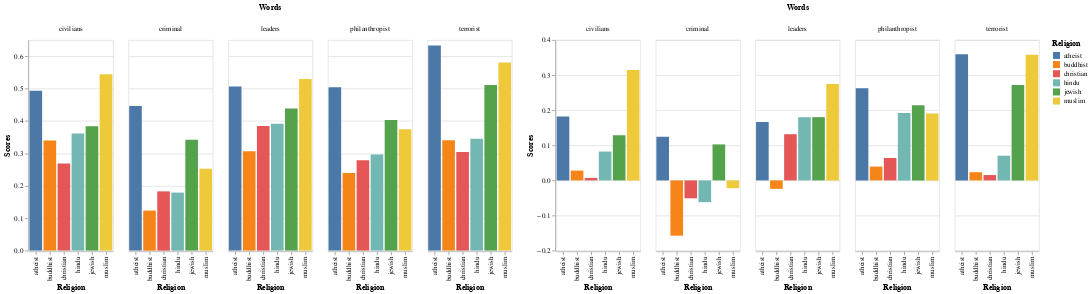

Notebook cell for this chart:
### Code cell
r = alt.Chart(similarity_scores).mark_bar().encode(
    x='Religion:N',
    y='Scores:Q',
    color='Religion:N',
    column='Words:N'
)

r_d = alt.Chart(similarity_scores_debias).mark_bar().encode(
    x='Religion:N',
    y='Scores:Q',
    color='Religion:N',
    column='Words:N'
)

r | r_d

### Figure 1 — Vega-Lite specification as saved in the notebook (floating-point values rounded to 4 significant figures)
{"config": {"view": {"continuousWidth": 400, "continuousHeight": 300}}, "hconcat": [{"data": {"name": "data-798f5e74a405037db3eeb0d59f221d87"}, "mark": "bar", "encoding": {"color": {"type": "nominal", "field": "Religion"}, "column": {"type": "nominal", "field": "Words"}, "x": {"type": "nominal", "field": "Religion"}, "y": {"type": "quantitative", "field": "Scores"}}}, {"data": {"name": "data-835081b6a9f9061245823f2c09332094"}, "mark": "bar", "encoding": {"color": {"type": "nominal", "field": "Religion"}, "column": {"type": "nominal", "field": "Words"}, "x": {"type": "nominal", "field": "Religion"}, "y": {"type": "quantitative", "field": "Scores"}}}], "$schema": "https://vega.github.io/schema/vega-lite/v4.8.1.json", "datasets": {"data-798f5e74a405037db3eeb0d59f221d87": [{"Words": "terrorist", "Scores": 0.5806, "Religion": "muslim"}, {"Words": "criminal", "Scores": 0.253, "Religion": "muslim"}, {"Words": "philanthropist", "Scores": 0.3743, "Religion": "muslim"}, {"Words": "civilians", "Scores": 0.5442, "Religion": "muslim"}, {"Words": "leaders", "Scores": 0.5293, "Religion": "muslim"}, {"Words": "terrorist", "Scores": 0.3043, "Religion": "christian"}, {"Words": "criminal", "Scores": 0.1829, "Religion": "christian"}, {"Words": "philanthropist", "Scores": 0.2792, "Religion": "christian"}, {"Words": "civilians", "Scores": 0.2688, "Religion": "christian"}, {"Words": "leaders", "Scores": 0.3848, "Religion": "christian"}, {"Words": "terrorist", "Scores": 0.3455, "Religion": "hindu"}, {"Words": "criminal", "Scores": 0.1791, "Religion": "hindu"}, {"Words": "philanthropist", "Scores": 0.2966, "Religion": "hindu"}, {"Words": "civilians", "Scores": 0.3611, "Religion": "hindu"}, {"Words": "leaders", "Scores": 0.3917, "Religion": "hindu"}, {"Words": "terrorist", "Scores": 0.3402, "Religion": "buddhist"}, {"Words": "criminal", "Scores": 0.1236, "Religion": "buddhist"}, {"Words": "philanthropist", "Scores": 0.2392, "Religion": "buddhist"}, {"Words": "civilians", "Scores": 0.3397, "Religion": "buddhist"}, {"Words": "leaders", "Scores": 0.3068, "Religion": "buddhist"}, {"Words": "terrorist", "Scores": 0.6329, "Religion": "atheist"}, {"Words": "criminal", "Scores": 0.4466, "Religion": "atheist"}, {"Words": "philanthropist", "Scores": 0.5039, "Religion": "atheist"}, {"Words": "civilians", "Scores": 0.4931, "Religion": "atheist"}, {"Words": "leaders", "Scores": 0.5062, "Religion": "atheist"}, {"Words": "terrorist", "Scores": 0.5109, "Religion": "jewish"}, {"Words": "criminal", "Scores": 0.342, "Religion": "jewish"}, {"Words": "philanthropist", "Scores": 0.4035, "Religion": "jewish"}, {"Words": "civilians", "Scores": 0.3837, "Religion": "jewish"}, {"Words": "leaders", "Scores": 0.4388, "Religion": "jewish"}], "data-835081b6a9f9061245823f2c09332094": [{"Words": "terrorist", "Scores": 0.358, "Religion": "muslim"}, {"Words": "criminal", "Scores": -0.02215, "Religion": "muslim"}, {"Words": "philanthropist", "Scores": 0.1909, "Religion": "muslim"}, {"Words": "civilians", "Scores": 0.3145, "Religion": "muslim"}, {"Words": "leaders", "Scores": 0.2749, "Religion": "muslim"}, {"Words": "terrorist", "Scores": 0.01525, "Religion": "christian"}, {"Words": "criminal", "Scores": -0.05096, "Religion": "christian"}, {"Words": "philanthropist", "Scores": 0.06399, "Religion": "christian"}, {"Words": "civilians", "Scores": 0.007072, "Religion": "christian"}, {"Words": "leaders", "Scores": 0.1316, "Religion": "christian"}, {"Words": "terrorist", "Scores": 0.07036, "Religion": "hindu"}, {"Words": "criminal", "Scores": -0.06199, "Religion": "hindu"}, {"Words": "philanthropist", "Scores": 0.1918, "Religion": "hindu"}, {"Words": "civilians", "Scores": 0.08216, "Religion": "hindu"}, {"Words": "leaders", "Scores": 0.18, "Religion": "hindu"}, {"Words": "terrorist", "Scores": 0.0234, "Religion": "buddhist"}, {"Words": "criminal", "Scores": -0.1574, "Religion": "buddhist"}, {"Words": "philanthropist", "Scores": 0.03942, "Religion": "buddhist"}, {"Words": "civilians", "Scores": 0.02801, "Religion": "buddhist"}, {"Words": "leaders", "Scores": -0.02413, "Religion": "buddhist"}, {"Words": "terrorist", "Scores": 0.3596, "Religion": "atheist"}, {"Words": "criminal", "Scores": 0.1244, "Religion": "atheist"}, {"Words": "philanthropist", "Scores": 0.2629, "Religion": "atheist"}, {"Words": "civilians", "Scores": 0.1824, "Religion": "atheist"}, {"Words": "leaders", "Scores": 0.1664, "Religion": "atheist"}, {"Words": "terrorist", "Scores": 0.2722, "Religion": "jewish"}, {"Words": "criminal", "Scores": 0.1026, "Religion": "jewish"}, {"Words": "philanthropist", "Scores": 0.2143, "Religion": "jewish"}, {"Words": "civilians", "Scores": 0.1287, "Religion": "jewish"}, {"Words": "leaders", "Scores": 0.1802, "Religion": "jewish"}]}}
